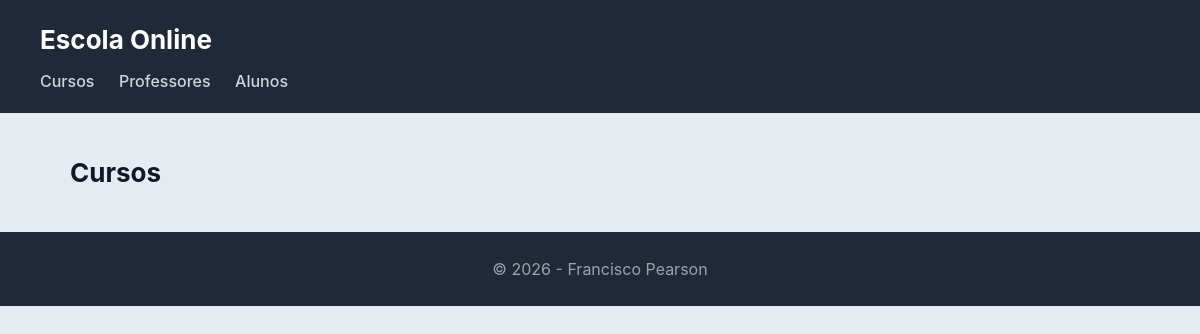
The page /escola/cursos/ on the database as committed earlier.
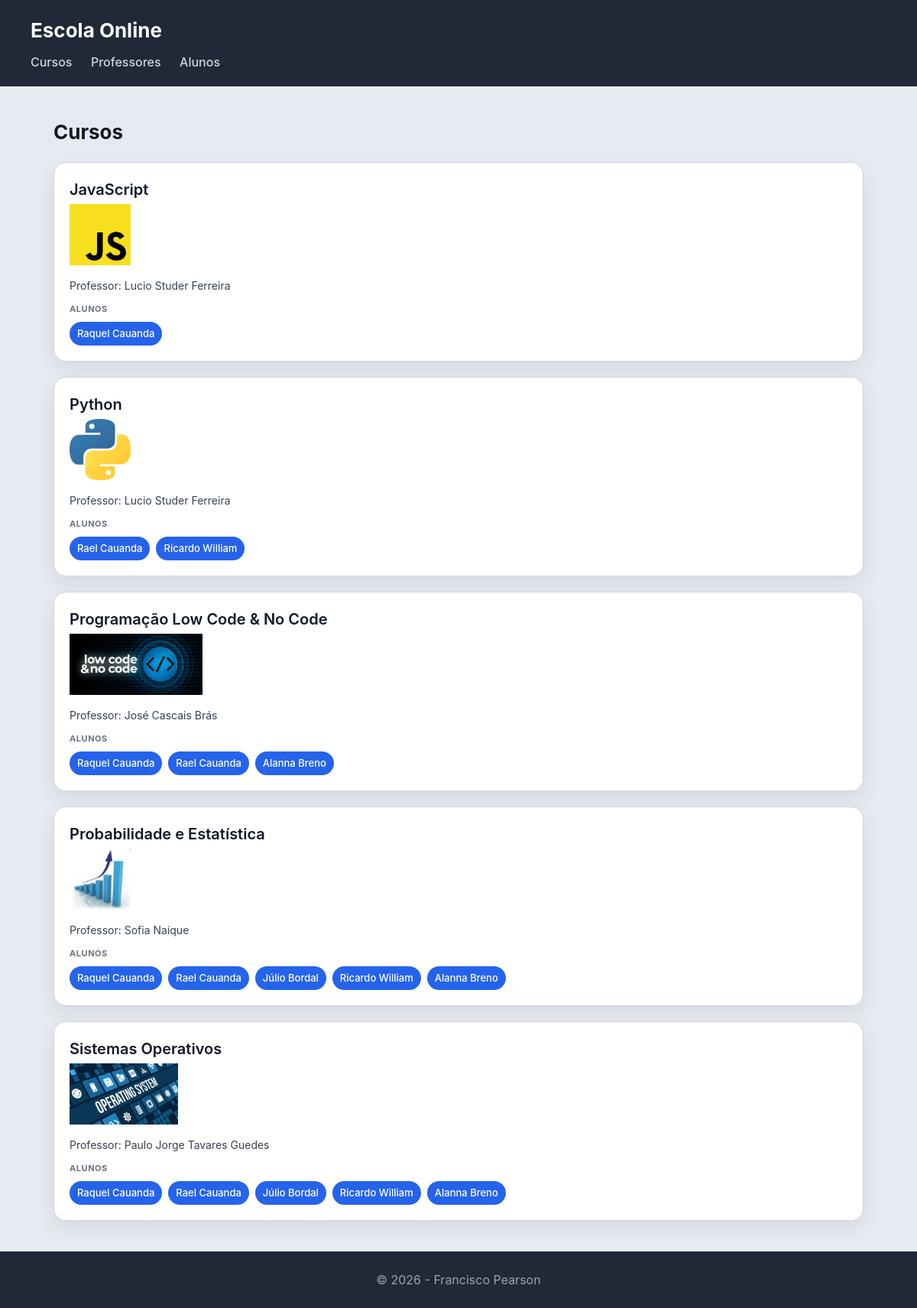
The same page on the database as committed later.
### escola_online/models.py (models this page shows, shortened)
class Curso(models.Model):
    nome = models.CharField(max_length=100)
    imagem = models.ImageField(upload_to='cursos/')
    professor = models.ForeignKey(Professor, on_delete=models.CASCADE, related_name='cursos')
    alunos = models.ManyToManyField(Aluno, related_name='cursos')

class Professor(models.Model):
    nome = models.CharField(max_length=100)
    email = models.EmailField()

class Aluno(models.Model):
    nome = models.CharField(max_length=100)
    numero = models.CharField(max_length=20, unique=True) # Requisito: pág. 4 e 7

### escola_online/views.py (the view)
# urls.py: path('cursos/', views.cursos_view, name='cursos'),
def cursos_view(request):
    cursos = Curso.objects.select_related('professor').prefetch_related('alunos').all()
    return render(request, 'escola_online/cursos.html', {'cursos': cursos})

### escola_online/templates/escola_online/cursos.html
{% extends "escola_online/base.html" %}
{% block content %}
<h2>Cursos</h2>
<section>
    {% for curso in cursos %}
    <article>
        <header>
            <h3>{{ curso.nome }}</h3>
            {% if curso.imagem %}
                <img src="{{ curso.imagem.url }}" alt="Imagem do logotipo {{ curso.imagem.name }}" style="max-height: 80px; margin-bottom: 10px;">
            {% endif %}
            <p>Professor: {{ curso.professor.nome }}</p>
        </header>
        <section>
            <h4>Alunos</h4>
            <ul>
                {% for aluno in curso.alunos.all %}
                    <li>{{ aluno.nome }}</li>
                {% empty %}
                    <li>Sem alunos inscritos</li>
                {% endfor %}
            </ul>
        </section>
    </article>
    {% endfor %}
</section>
{% endblock %}

### escola_online/templates/escola_online/base.html (shortened to what this page needs)
{% load static %}
<!DOCTYPE html>
<html lang="pt">
<head>
    <link rel="stylesheet" href="{% static 'escola_online/styles.css' %}">
</head>
<body>
    <header>
        <h1>Escola Online</h1>
        <nav>
            <a href="{% url 'escola_online:cursos' %}">Cursos</a>
            <a href="{% url 'escola_online:professores' %}">Professores</a>
            <a href="{% url 'escola_online:alunos' %}">Alunos</a>
        </nav>
    </header>
    <main>
        {% block content %}{% endblock %}
    </main>
    <footer>
        <p>&copy; 2026 - Francisco Pearson</p>
    </footer>
</body>
</html>

### escola_online/static/escola_online/styles.css (style rules this page uses)
* { box-sizing: border-box; margin: 0; padding: 0; }
body { font-family: "Inter", "Segoe UI", system-ui, -apple-system, sans-serif; background: #e6ebf2; color: #111827; line-height: 1.5; }
body > header { background: #1f2937; color: white; padding: 20px 40px; }
body > header h1 { font-size: 26px; }
body > header nav { margin-top: 10px; }
body > header nav a { color: #d1d5db; margin-right: 20px; text-decoration: none; font-weight: 500; }
main { max-width: 1100px; margin: 40px auto; padding: 0 20px; }
h2 { margin-bottom: 20px; font-size: 26px; }
section > article { background: white; padding: 20px; border-radius: 16px; border: 1px solid #d1d5db; box-shadow: 0 10px 25px rgba(0,0,0,0.08); transition: all 0.25s ease; margin-bottom: 20px; }
article > header { margin-bottom: 12px; }
article > header > h3 { font-size: 20px; font-weight: 600; margin-bottom: 4px; }
article > header > p { font-size: 14px; color: #374151; }
article > section { margin-top: 10px; }
article > section > h4 { font-size: 11px; text-transform: uppercase; color: #6b7280; margin-bottom: 8px; letter-spacing: 0.05em; }
article > section > ul { list-style: none; display: flex; flex-wrap: wrap; gap: 8px; }
article > section > ul > li { background: #2563eb; color: white; padding: 6px 10px; border-radius: 999px; font-size: 13px; font-weight: 500; }
footer { text-align: center; padding: 25px; background: #1f2937; color: #9ca3af; margin-top: 40px; }

Rows that differ between the two databases and show on the page:
added Curso: nome "JavaScript", imagem (picture), professor.nome "Lucio Studer Ferreira"
added Aluno: nome "Raquel Cauanda"
added Curso: nome "Python", imagem (picture), professor.nome "Lucio Studer Ferreira"
added Aluno: nome "Rael Cauanda"
added Aluno: nome "Ricardo William"
added Curso: nome "Programação Low Code & No Code", imagem (picture), professor.nome "José Cascais Brás"
added Aluno: nome "Alanna Breno"
added Curso: nome "Probabilidade e Estatística", imagem (picture), professor.nome "Sofia Naique"
added Aluno: nome "Júlio Bordal"
added Curso: nome "Sistemas Operativos", imagem (picture), professor.nome "Paulo Jorge Tavares Guedes"
